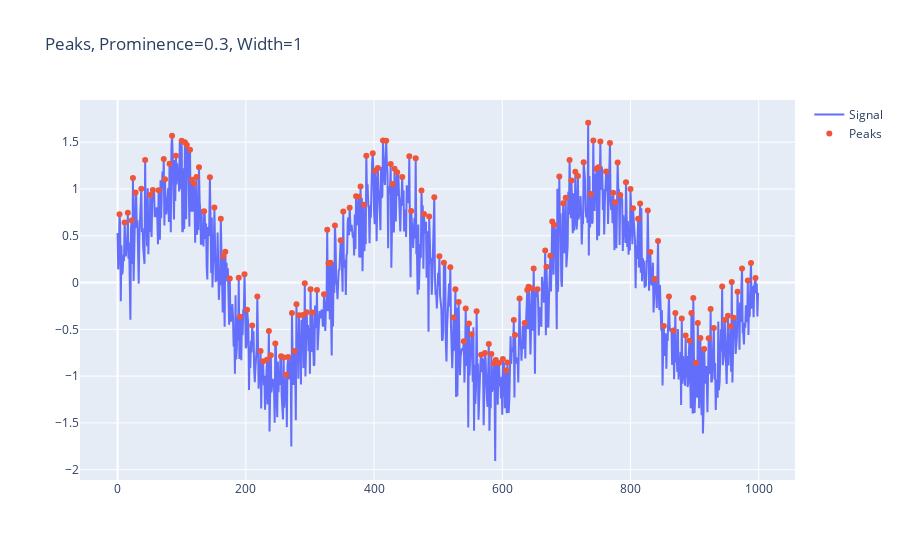
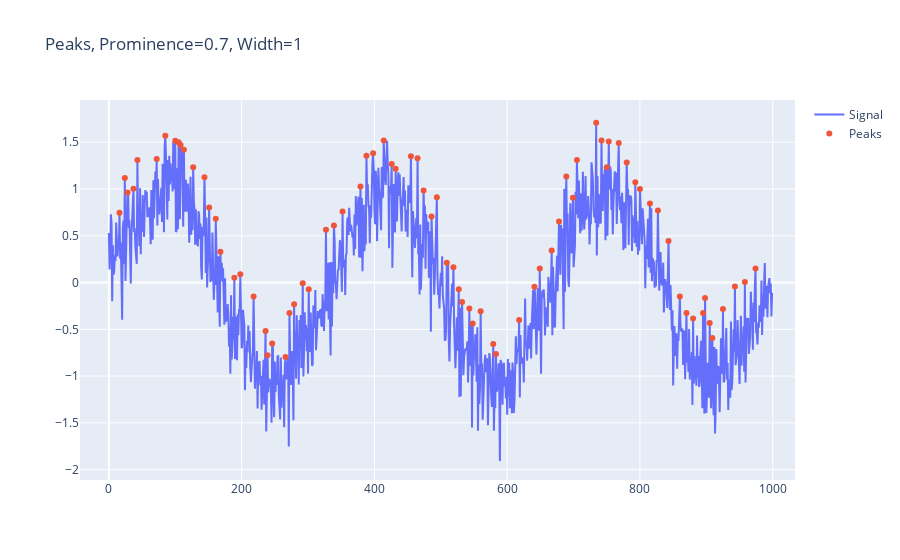

Here is the notebook cell these charts were saved with, in order:
### Markdown cell above
**Prominence**:

- The prominence of a peak measures how much the peak stands out due to its intrinsic height and its location relative to other peaks.
- It is the height of the peak’s summit relative to the highest contour line surrounding it and not containing any higher summit.
- Peaks with a prominence smaller than a threshold will be ignored.
- In simple terms, it is a measure of how a peak is distinguishable from its neighboring points (both on the left and the right side). Higher prominence value means that the peak is more distinguishable.

**Width**:

- The width of a peak is the horizontal distance between its left and right edges.
- The edges are the first points where the signal drops to half its peak height.
- The `width` parameter in `find_peaks` can be used to specify a minimum and/or maximum width for the detected peaks. It is given as a tuple `(min_width, max_width)`.
- Peaks with widths smaller than `min_width` or larger than `max_width` will be ignored.

In the `find_peaks` function from `scipy.signal`, these parameters are used to filter the detected peaks. Only the peaks with prominence higher than the specified `prominence` and width within the specified `width` range will be detected.

### Code cell
import numpy as np
import plotly.graph_objects as go
from scipy.signal import find_peaks

# Generate example signal
np.random.seed(0)
x = np.linspace(0, 6 * np.pi, 1000)  # 1000 points between 0 and 6*pi
signal = np.sin(x) + 0.3 * np.random.normal(size=x.size)

# Define function to plot signal and detected peaks using plotly
def plot_peaks_plotly(signal, peaks, prominence=None, width=None):
    title = 'Peaks'
    if prominence is not None:
        title += f', Prominence={prominence}'
    if width is not None:
        title += f', Width={width}'
    
    fig = go.Figure()
    fig.add_trace(go.Scatter(y=signal, mode='lines', name='Signal'))
    fig.add_trace(go.Scatter(x=peaks, y=signal[peaks], mode='markers', name='Peaks'))
    fig.update_layout(title=title)
    fig.show()

# Detect peaks with different prominence and width settings
prominence1, width1 = 0.3, 1
prominence2, width2 = 0.7, 1

peaks1, _ = find_peaks(signal, prominence=prominence1, width=width1)
peaks2, _ = find_peaks(signal, prominence=prominence2, width=width2)

# Plot results using plotly
plot_peaks_plotly(signal, peaks1, prominence=prominence1, width=width1)
plot_peaks_plotly(signal, peaks2, prominence=prominence2, width=width2)

### Figure 1 — Plotly figure (JSON) as saved in the notebook; plotly's stock layout.template omitted (floating-point values rounded to 4 significant figures; data arrays with more than 128 entries replaced by an {"elided": "..."} marker saying what was removed)
{"data": [{"mode": "lines", "name": "Signal", "type": "scatter", "y": {"elided": "1000 float values"}}, {"mode": "markers", "name": "Peaks", "type": "scatter", "x": {"elided": "178 int values"}, "y": {"elided": "178 float values"}}], "layout": {"autosize": true, "title": {"text": "Peaks, Prominence=0.3, Width=1"}, "xaxis": {"autorange": true, "range": [-57.24, 1055.0], "type": "linear"}, "yaxis": {"autorange": true, "range": [-2.112, 1.999], "type": "linear"}}}

### Figure 2 — Plotly figure (JSON) as saved in the notebook; plotly's stock layout.template omitted (floating-point values rounded to 4 significant figures; data arrays with more than 128 entries replaced by an {"elided": "..."} marker saying what was removed)
{"data": [{"mode": "lines", "name": "Signal", "type": "scatter", "y": {"elided": "1000 float values"}}, {"mode": "markers", "name": "Peaks", "type": "scatter", "x": [16, 24, 28, 37, 43, 72, 85, 100, 105, 108, 113, 127, 144, 151, 161, 168, 189, 198, 218, 236, 239, 246, 266, 272, 279, 292, 301, 327, 339, 352, 379, 388, 398, 414, 426, 432, 455, 465, 474, 486, 494, 509, 519, 527, 532, 543, 548, 560, 579, 583, 618, 641, 649, 667, 678, 689, 699, 705, 734, 742, 750, 753, 768, 780, 793, 800, 815, 827, 843, 860, 870, 880, 895, 898, 905, 909, 925, 943, 958, 974], "y": [0.7456, 1.118, 0.9639, 1.004, 1.31, 1.319, 1.568, 1.515, 1.5, 1.47, 1.42, 1.233, 1.127, 0.8023, 0.6824, 0.3281, 0.051, 0.089, -0.1481, -0.5182, -0.7764, -0.6518, -0.7962, -0.3264, -0.2322, -0.007544, -0.07033, 0.564, 0.6108, 0.7602, 1.027, 1.356, 1.381, 1.519, 1.266, 1.217, 1.351, 1.33, 0.9845, 0.706, 0.9125, 0.2121, 0.1631, -0.07221, -0.208, -0.2762, -0.4382, -0.3059, -0.6576, -0.7645, -0.4011, -0.04413, 0.1504, 0.3426, 0.6514, 1.135, 0.9078, 1.311, 1.708, 1.517, 1.232, 1.506, 1.493, 1.283, 1.072, 0.9989, 0.845, 0.7714, 0.4433, -0.1497, -0.3256, -0.3831, -0.3249, -0.1661, -0.4327, -0.5932, -0.2829, -0.0429, 0.005275, 0.1498]}], "layout": {"autosize": true, "title": {"text": "Peaks, Prominence=0.7, Width=1"}, "xaxis": {"autorange": true, "range": [-42.18, 1032.0], "type": "linear"}, "yaxis": {"autorange": true, "range": [-2.112, 1.999], "type": "linear"}}}
